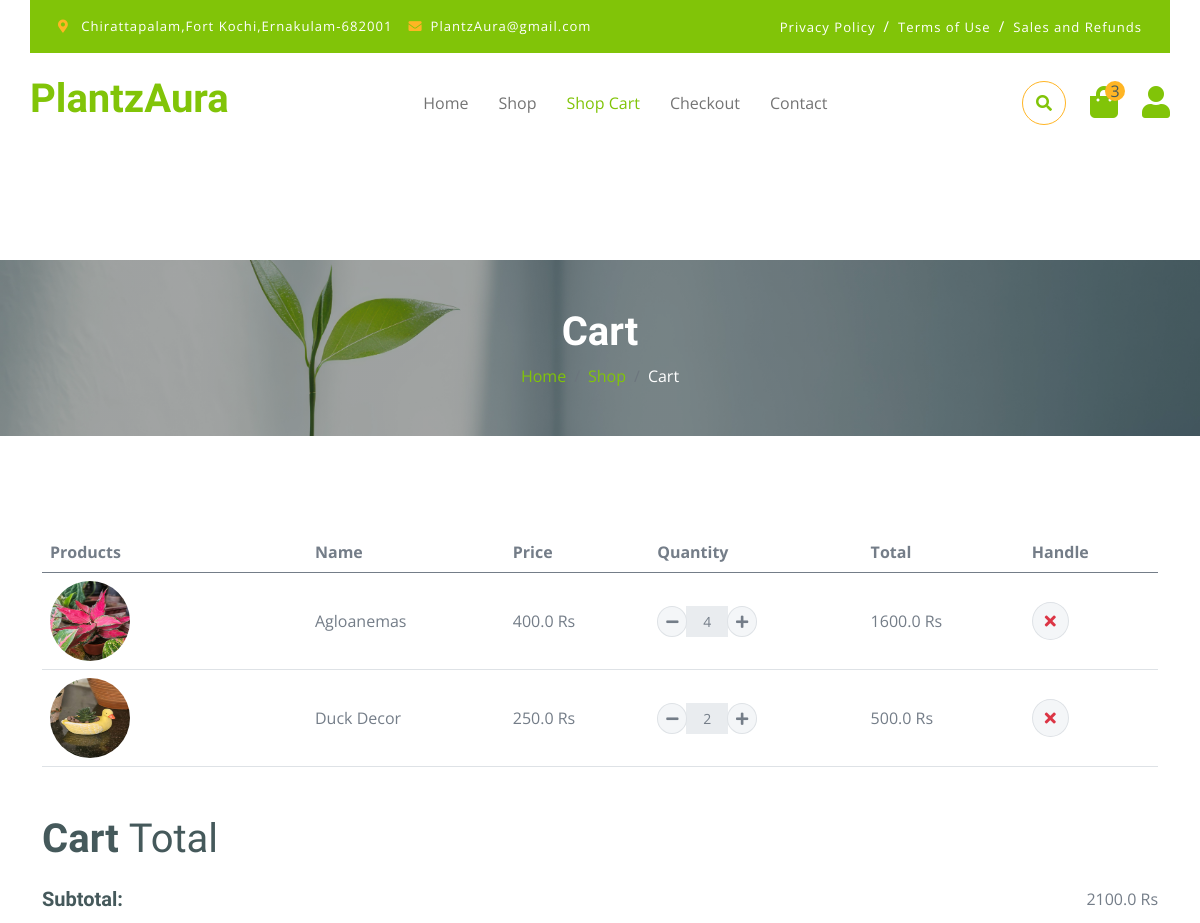
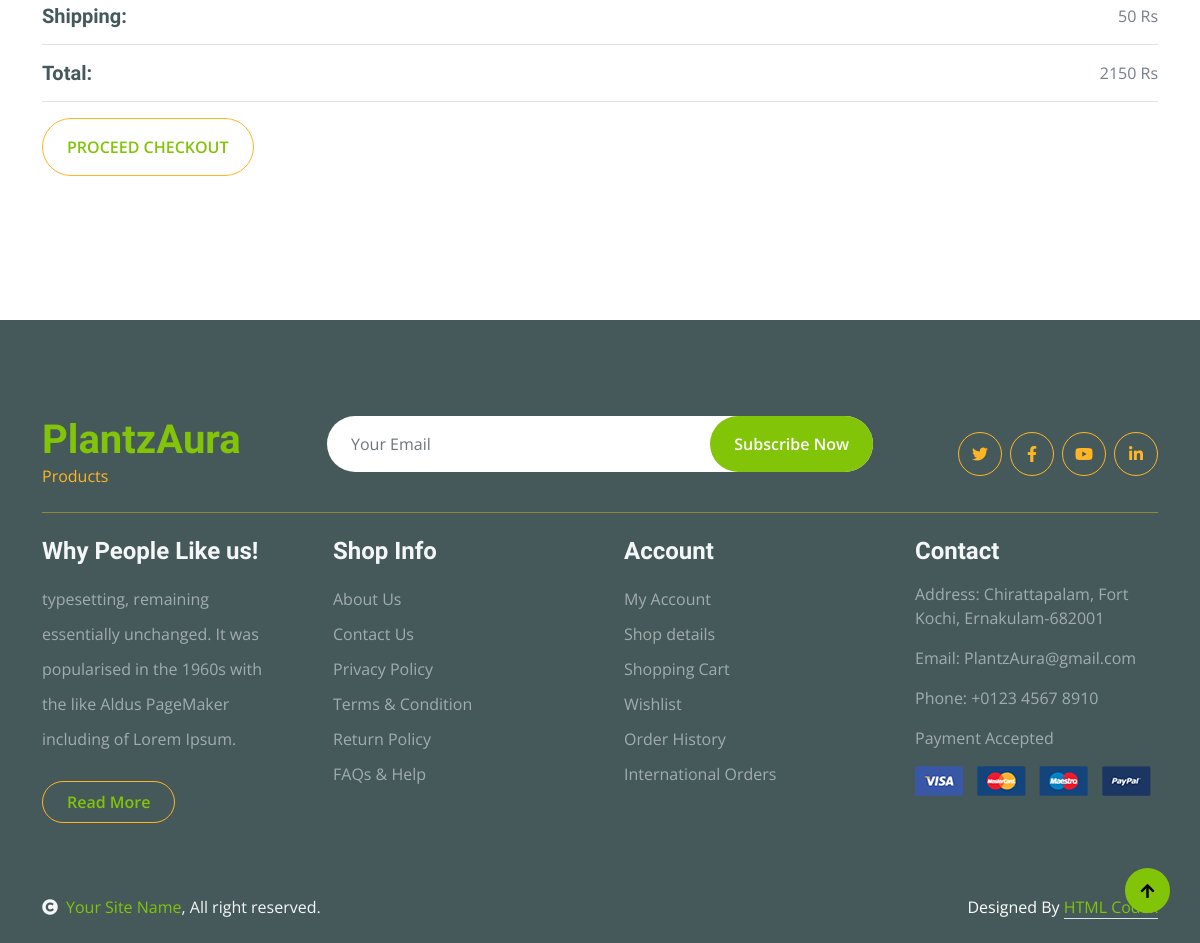
The app's page /cart/ (signed in) with its own data (2 pictures, top to bottom).
### App/models.py (models this page shows, shortened)
class CartItem(models.Model):
    quantity = models.PositiveIntegerField(default=1)
    added_on = models.DateTimeField(auto_now_add=True)
    user = models.ForeignKey(settings.AUTH_USER_MODEL, on_delete=models.CASCADE)
    product = models.ForeignKey(Product, on_delete=models.CASCADE)
    class Meta:
        unique_together = ('user', 'product')
    def total_price(self):
        try:
            return float(self.product.price) * int(self.quantity)
        except:
            return 0.0

class Product(models.Model):
    name = models.CharField(max_length=200)
    description = models.TextField()
    price = models.FloatField()  # changed from DecimalField to FloatField
    stock = models.IntegerField()
    image = models.ImageField(upload_to='products', null=True, blank=True)
    category = models.CharField(
        max_length=20,
        choices=[
            ('ordinary', 'Ordinary Plants'),
            ('exotic', 'Exotic'),
            ('fertilizer', 'Fertilizers & Accessories'),
            ('decor', 'Decor'),
        ],
        default='ordinary'
    )
    created_at = models.DateTimeField(auto_now_add=True)
    updated_at = models.DateTimeField(auto_now=True)

### App/views.py (the view)
# urls.py: path('cart/',views.cart, name='cart'),
def cart(request):
    cart_items = CartItem.objects.filter(user=request.user)
    for item in cart_items:
        item.grand_total = float(item.product.price) * float(item.quantity)
    total = sum(item.grand_total for item in cart_items)
    return render(request, 'cart.html', {
        'cart_items': cart_items,
        'total': total
    })

### Templates/cart.html (shortened to what this page needs)
<!DOCTYPE html>
<html lang="en">
{% load static %}
<head>
    <link rel="stylesheet" href="https://use.fontawesome.com/releases/v5.15.4/css/all.css" />
    <link href="https://cdn.jsdelivr.net/npm/bootstrap-icons@1.4.1/font/bootstrap-icons.css" rel="stylesheet">
    <link href="{% static 'lib/lightbox/css/lightbox.min.css' %}" rel="stylesheet">
    <link href="{% static 'lib/owlcarousel/assets/owl.carousel.min.css' %}" rel="stylesheet">
    <link href="{% static 'css/bootstrap.min.css' %}" rel="stylesheet">
    <link href="{% static 'css/style.css' %}" rel="stylesheet">
</head>
<body>
    <div class="container-fluid fixed-top">
        <div class="container topbar bg-primary d-none d-lg-block">
            <div class="d-flex justify-content-between">
                <div class="top-info ps-2">
                    <small class="me-3"><i class="fas fa-map-marker-alt me-2 text-secondary"></i> <a href="#"
                            class="text-white">Chirattapalam,Fort Kochi,Ernakulam-682001</a></small>
                    <small class="me-3"><i class="fas fa-envelope me-2 text-secondary"></i><a href="#"
                            class="text-white">PlantzAura@gmail.com</a></small>
                </div>
                <div class="top-link pe-2">
                    <a href="#" class="text-white"><small class="text-white mx-2">Privacy Policy</small>/</a>
                    <a href="#" class="text-white"><small class="text-white mx-2">Terms of Use</small>/</a>
                    <a href="#" class="text-white"><small class="text-white ms-2">Sales and Refunds</small></a>
                </div>
            </div>
        </div>
        <div class="container px-0">
            <nav class="navbar navbar-light bg-white navbar-expand-xl">
                <a href="{% url 'index' %}" class="navbar-brand">
                    <h1 class="text-primary display-6">PlantzAura</h1>
                </a>
                <div class="collapse navbar-collapse bg-white" id="navbarCollapse">
                    <div class="navbar-nav mx-auto">
                        <a href="{% url 'index' %}" class="nav-item nav-link">Home</a>
                        <a href="{% url 'shop' %}" class="nav-item nav-link">Shop</a>
                        <a href="{% url 'cart' %}" class="nav-item nav-link active">Shop Cart</a>
                        <a href="{% url 'checkout' %}" class="nav-item nav-link">Checkout</a>
                        <a href="{% url 'contact' %}" class="nav-item nav-link">Contact</a>
                    </div>
                    <div class="d-flex m-3 me-0">
                        <button
                            class="btn-search btn border border-secondary btn-md-square rounded-circle bg-white me-4"
                            data-bs-toggle="modal" data-bs-target="#searchModal"><i
                                class="fas fa-search text-primary"></i></button>
                        <a href="#" class="position-relative me-4 my-auto">
                            <i class="fa fa-shopping-bag fa-2x"></i>
                            <span
                                class="position-absolute bg-secondary rounded-circle d-flex align-items-center justify-content-center text-dark px-1"
                                style="top: -5px; left: 15px; height: 20px; min-width: 20px;">3</span>
                        </a>
                        <a href="{% url 'user_profile' %}" class="my-auto">
                            <i class="fas fa-user fa-2x"></i>
                        </a>
                    </div>
                </div>
            </nav>
        </div>
    </div>
    <div class="container-fluid page-header py-5">
        <h1 class="text-center text-white display-6">Cart</h1>
        <ol class="breadcrumb justify-content-center mb-0">
            <li class="breadcrumb-item"><a href="{% url 'index' %}">Home</a></li>
            <li class="breadcrumb-item"><a href="{% url 'shop' %}">Shop</a></li>
            <li class="breadcrumb-item active text-white">Cart</li>
        </ol>
    </div>
    <div class="container-fluid py-5">
        <div class="container py-5">
            <div class="table-responsive">
                <table class="table">
                    <thead>
                        <tr>
                            <th scope="col">Products</th>
                            <th scope="col">Name</th>
                            <th scope="col">Price</th>
                            <th scope="col">Quantity</th>
                            <th scope="col">Total</th>
                            <th scope="col">Handle</th>
                        </tr>
                    </thead>
                    <tbody>
                        {% for item in cart_items %}
                        <tr>
                            <th scope="row">
                                <div class="d-flex align-items-center">
                                    <img src="{{ item.product.image.url }}" class="img-fluid me-5 rounded-circle"
                                        style="width:80px; height:80px;">
                                </div>
                            </th>
                            <td class="align-middle">
                                {{ item.product.name }}
                            </td>
                            <td class="align-middle">
                                {{ item.product.price }} Rs
                            </td>
                            <td class="align-middle">
                                <div class="input-group quantity" style="width: 100px;">
                                    <a href="{% url 'update_cart' item.product.id 'decrease' %}"
                                        class="btn btn-sm btn-minus rounded-circle bg-light border">
                                        <i class="fa fa-minus"></i>
                                    </a>
                                    <input type="text" class="form-control form-control-sm text-center border-0"
                                        value="{{ item.quantity }}" readonly>
                                    <a href="{% url 'update_cart' item.product.id 'increase' %}"
                                        class="btn btn-sm btn-plus rounded-circle bg-light border">
                                        <i class="fa fa-plus"></i>
                                    </a>
                                </div>
                            </td>
                            <td class="align-middle">
                                {{ item.total_price }} Rs
                            </td>
                            <td class="align-middle">
                                <a href="{% url 'remove_cart' item.product.id %}"
                                    class="btn btn-md rounded-circle bg-light border">
                                    <i class="fa fa-times text-danger"></i>
                                </a>
                            </td>
                        </tr>
                        {% empty %}
                        <tr>
                            <td colspan="6" class="text-center">Your cart is empty.</td>
                        </tr>
                        {% endfor %}
                    </tbody>
                </table>
                {% if cart_items %}
                <div class="mt-5">
                    <h1 class="display-6 mb-4">Cart <span class="fw-normal">Total</span></h1>
                    <div class="d-flex justify-content-between mb-3">
                        <h5 class="mb-0 me-4">Subtotal:</h5>
                        <p class="mb-0">{{ total }} Rs</p>
                    </div>
                    <div class="d-flex justify-content-between">
                        <h5 class="mb-0 me-4">Shipping:</h5>
                        <p class="mb-0">50 Rs</p>
                    </div>
                    <div class="d-flex justify-content-between py-3 border-top border-bottom mt-3">
                        <h5 class="mb-0">Total:</h5>
                        <p class="mb-0">{{ total|add:50 }} Rs</p>
                    </div>
                    <a href="{% url 'checkout' %}"
                        class="btn border-secondary rounded-pill px-4 py-3 text-primary text-uppercase mt-3">
                        Proceed Checkout
                    </a>
                </div>
                {% else %}
                <p class="text-center mt-5">Your cart is empty.</p>
                {% endif %}
            </div>
        </div>
    </div>
    <div class="container-fluid bg-dark text-white-50 footer pt-5 mt-5">
        <div class="container py-5">
            <div class="pb-4 mb-4" style="border-bottom: 1px solid rgba(226, 175, 24, 0.5) ;">
                <div class="row g-4">
                    <div class="col-lg-3">
                        <a href="#">
                            <h1 class="text-primary mb-0"> PlantzAura</h1>
                            <p class="text-secondary mb-0">Products</p>
                        </a>
                    </div>
                    <div class="col-lg-6">
                        <div class="position-relative mx-auto">
                            <input class="form-control border-0 w-100 py-3 px-4 rounded-pill" type="number"
                                placeholder="Your Email">
                            <button type="submit"
                                class="btn btn-primary border-0 border-secondary py-3 px-4 position-absolute rounded-pill text-white"
                                style="top: 0; right: 0;">Subscribe Now</button>
                        </div>
                    </div>
                    <div class="col-lg-3">
                        <div class="d-flex justify-content-end pt-3">
                            <a class="btn  btn-outline-secondary me-2 btn-md-square rounded-circle" href=""><i
                                    class="fab fa-twitter"></i></a>
                            <a class="btn btn-outline-secondary me-2 btn-md-square rounded-circle" href=""><i
                                    class="fab fa-facebook-f"></i></a>
                            <a class="btn btn-outline-secondary me-2 btn-md-square rounded-circle" href=""><i
                                    class="fab fa-youtube"></i></a>
                            <a class="btn btn-outline-secondary btn-md-square rounded-circle" href=""><i
                                    class="fab fa-linkedin-in"></i></a>
                        </div>
                    </div>
                </div>
            </div>
            <div class="row g-5">
                <div class="col-lg-3 col-md-6">
                    <div class="footer-item">
                        <h4 class="text-light mb-3">Why People Like us!</h4>
                        <p class="mb-4">typesetting, remaining essentially unchanged. It was
                            popularised in the 1960s with the like Aldus PageMaker including of Lorem Ipsum.</p>
                        <a href="" class="btn border-secondary py-2 px-4 rounded-pill text-primary">Read More</a>
                    </div>
                </div>
                <div class="col-lg-3 col-md-6">
                    <div class="d-flex flex-column text-start footer-item">
                        <h4 class="text-light mb-3">Shop Info</h4>
                        <a class="btn-link" href="">About Us</a>
                        <a class="btn-link" href="">Contact Us</a>
                        <a class="btn-link" href="">Privacy Policy</a>
                        <a class="btn-link" href="">Terms & Condition</a>
                        <a class="btn-link" href="">Return Policy</a>
                        <a class="btn-link" href="">FAQs & Help</a>
                    </div>
                </div>
                <div class="col-lg-3 col-md-6">
                    <div class="d-flex flex-column text-start footer-item">
                        <h4 class="text-light mb-3">Account</h4>
                        <a class="btn-link" href="">My Account</a>
                        <a class="btn-link" href="">Shop details</a>
                        <a class="btn-link" href="">Shopping Cart</a>
                        <a class="btn-link" href="">Wishlist</a>
                        <a class="btn-link" href="">Order History</a>
                        <a class="btn-link" href="">International Orders</a>
                    </div>
                </div>
                <div class="col-lg-3 col-md-6">
                    <div class="footer-item">
                        <h4 class="text-light mb-3">Contact</h4>
                        <p>Address: Chirattapalam, Fort Kochi, Ernakulam-682001</p>
                        <p>Email: PlantzAura@gmail.com</p>
                        <p>Phone: +0123 4567 8910</p>
                        <p>Payment Accepted</p>
                        <img src="{% static 'img/payment.png' %}" class="img-fluid" alt="">
                    </div>
                </div>
            </div>
        </div>
    </div>
    <div class="container-fluid copyright bg-dark py-4">
        <div class="container">
            <div class="row">
                <div class="col-md-6 text-center text-md-start mb-3 mb-md-0">
                    <span class="text-light"><a href="#"><i class="fas fa-copyright text-light me-2"></i>Your Site
                            Name</a>, All right reserved.</span>
                </div>
                <div class="col-md-6 my-auto text-center text-md-end text-white">
                    Designed By <a class="border-bottom" href="https://htmlcodex.com">HTML Codex</a>
                </div>
            </div>
        </div>
    </div>
    <a href="#" class="btn btn-primary border-3 border-primary rounded-circle back-to-top"><i
            class="fa fa-arrow-up"></i></a>
</body>
</html>

### records on screen
CartItem: product.image (picture), product.name "Agloanemas", product.price "400.0", quantity "4", total_price "1600.0"
CartItem: product.image (picture), product.name "Duck Decor", product.price "250.0", quantity "2", total_price "500.0"

### other values on screen
{{ total }} "2100.0"
{{ total|add:50 }} "2150"
